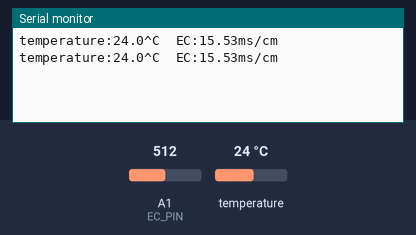
The sketch below on a simulated Arduino Uno, built with avr-gcc and run on an emulated ATmega328P. Shown: the last lines printed to the serial monitor. Inputs (shaded band) come from the test bench; at power-on: temperature 24 °C, A1 (EC_PIN) = 512.

Above: at 2.8 s.
2.9 s: temperature set to 12 °C
At 4.2 s:
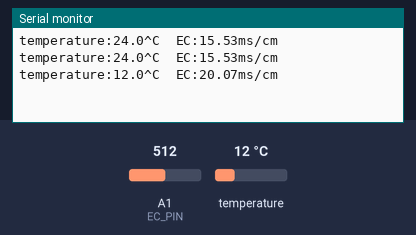
4.4 s: A1 (EC_PIN) set to 716
At 5.5 s:
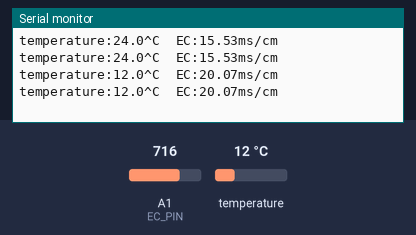
5.9 s: temperature set to 19 °C
At 5.9 s:
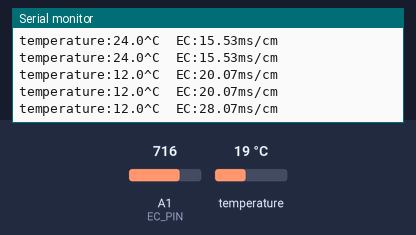
7.4 s: A1 (EC_PIN) set to 900
At 8.6 s:
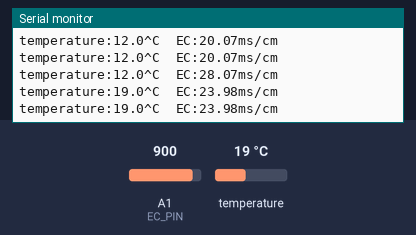
Timing chart, 0 to 9.9 s (numbered marks = the images above; inputs shaded):
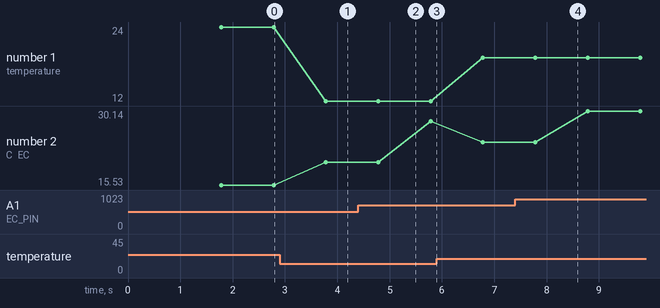

Measured:
- after the input at 2.9 s, the serial monitor: prints a new line after 0.88 s (image 1)
- plotted number 1: 24 → 12 after the input at 2.9 s, 12 → 19 after the input at 5.9 s
- plotted number 2: 15.53 → 20.07 after the input at 2.9 s, 20.07 → 28.07 after the input at 4.4 s, 28.07 → 23.98 after the input at 5.9 s, 23.98 → 30.14 after the input at 7.4 s

The sketch:

ppt.ino
```cpp
// (licence header left out)
#include "DFRobot_EC.h"
#include <OneWire.h>
#include <DallasTemperature.h>
#include <EEPROM.h>

#define EC_PIN A1
#define ONE_WIRE_BUS_1 22

float voltage,ecValue,temperature = 25;

OneWire oneWire_in_temperature(ONE_WIRE_BUS_1);
DallasTemperature sensor_temperature(&oneWire_in_temperature);
DFRobot_EC ec;

void setup()
{
  Serial.begin(115200);
  sensor_temperature.begin();
  ec.begin();
}

void loop()
{
    static unsigned long timepoint = millis();
    if(millis()-timepoint>1000U)  //time interval: 1s
    {
      timepoint = millis();
      voltage = analogRead(EC_PIN)/1024.0*5000;   // read the voltage
      temperature = readTemperature();          // read your temperature sensor to execute temperature compensation
      ecValue =  ec.readEC(voltage,temperature);  // convert voltage to EC with temperature compensation
      Serial.print("temperature:");
      Serial.print(temperature,1);
      Serial.print("^C  EC:");
      Serial.print(ecValue,2);
      Serial.println("ms/cm");
    }
    ec.calibration(voltage,temperature);          // calibration process by Serail CMD
}

float readTemperature()
{
  sensor_temperature.requestTemperatures();
  return sensor_temperature.getTempCByIndex(0);
}
```
